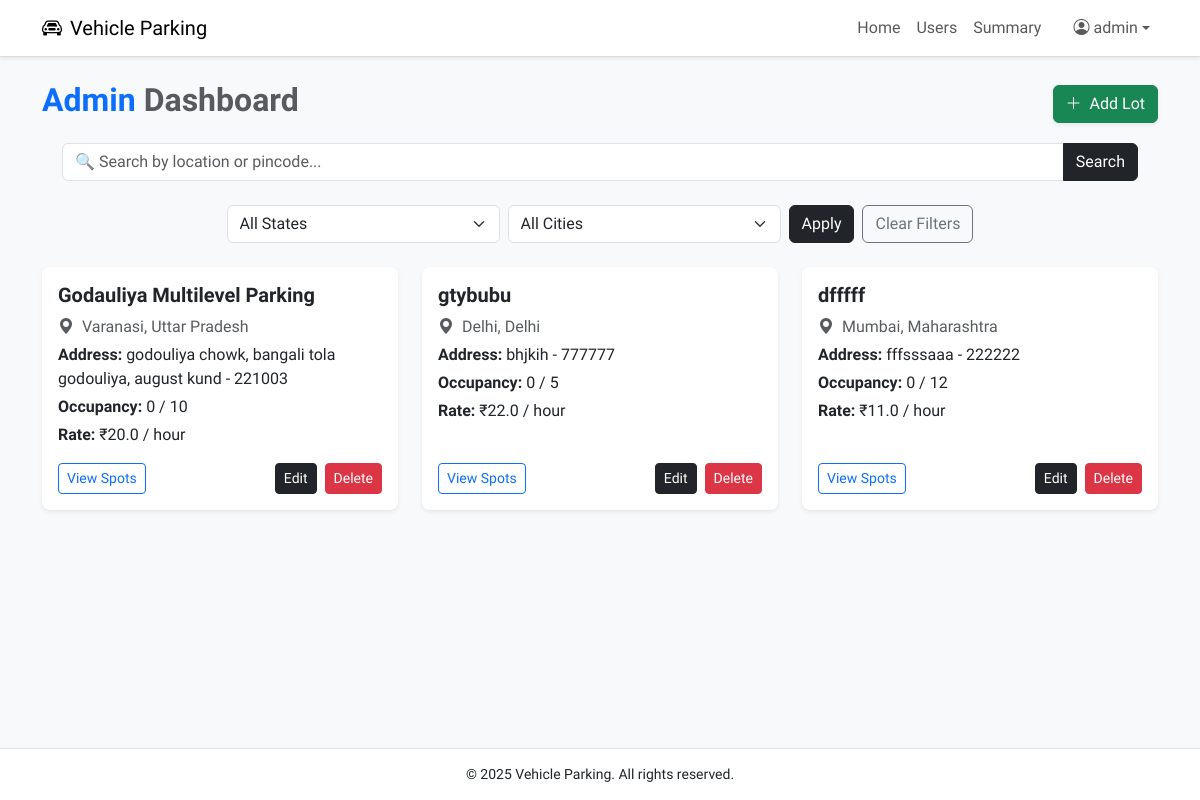
Before: /admin/dashboard (signed in) with the older database file.
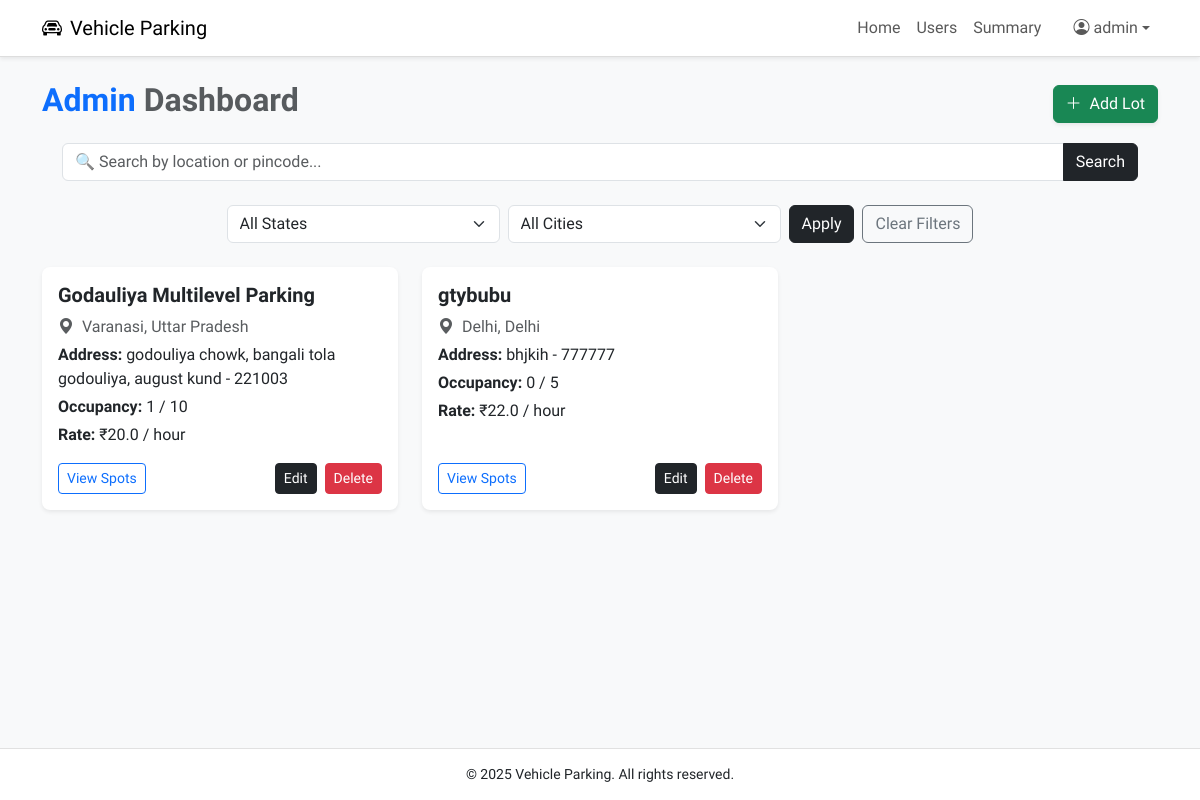
After: the same page with the newer database file.
### models.py (models this page shows, shortened)
class ParkingLot(db.Model):
    __tablename__ = 'parking_lot'
    id = db.Column(db.Integer, primary_key=True)
    city_id = db.Column(db.Integer, db.ForeignKey('city.id'), nullable=False)
    prime_location_name = db.Column(db.String(100), nullable=False)
    address = db.Column(db.String(200))
    pin_code = db.Column(db.String(10))
    price_per_hour = db.Column(db.Float, nullable=False)
    max_spots = db.Column(db.Integer, nullable=False)
    created_at = db.Column(db.DateTime, default=datetime.utcnow)
    spots = db.relationship('ParkingSpot', backref='lot', cascade='all, delete-orphan', lazy=True)
    def occupied_count(self):
        return sum(1 for spot in self.spots if spot.is_occupied)

class City(db.Model):
    __tablename__ = 'city'
    id = db.Column(db.Integer, primary_key=True)
    name = db.Column(db.String(100), nullable=False)
    state = db.Column(db.String(100), nullable=False)
    lots = db.relationship('ParkingLot', backref='city', cascade='all, delete-orphan', lazy=True)

class ParkingSpot(db.Model):
    __tablename__ = 'parking_spot'
    id = db.Column(db.Integer, primary_key=True)
    lot_id = db.Column(db.Integer, db.ForeignKey('parking_lot.id', ondelete='CASCADE'), nullable=False)
    status = db.Column(db.String(1), default='A')  # A = Available, O = Occupied
    created_at = db.Column(db.DateTime, default=datetime.utcnow)
    reservation = db.relationship('Reservation', backref='spot', uselist=False, cascade='all, delete-orphan')
    @property
    def is_occupied(self):
        return self.status == 'O'

### controllers/admin.py (the view, shortened to what this page needs)
@admin_bp.route('/dashboard')
@login_required
@admin_required
def dashboard():
    search = request.args.get('search', '').strip().lower()
    state = request.args.get('state', '').strip().lower()
    city = request.args.get('city', '').strip().lower()
    query = ParkingLot.query.join(City).filter(True)
    if state:
        query = query.filter(City.state.ilike(f"%{state}%"))
    if city:
        query = query.filter(City.name.ilike(f"%{city}%"))
    lots = query.all()
    states = [row[0] for row in db.session.query(City.state).distinct().all()]
    cities = [row[0] for row in db.session.query(City.name).distinct().all()]
    return render_template(
        'admin/dashboard.html',
        lots=lots,
        filters={
            'search': search,
            'state': state,
            'city': city
        },
        states=states,
        cities=cities
    )

### app.py (called while the page is built)
@login_manager.user_loader
def load_user(user_id):
    user_type = session.get('user_type')
    if user_type == 'user':
        return User.query.get(int(user_id))
    elif user_type == 'admin':
        return Admin.query.get(int(user_id))
    return None

### templates/admin/dashboard.html (shortened to what this page needs)
{% extends 'base.html' %}
{% block content %}
<div class="container py-4">
    <div class="d-flex justify-content-between align-items-center mb-4">
        <h2 class="fw-bold text-primary">Admin <span class="text-muted">Dashboard</span></h2>
        <a href="{{ url_for('admin.create_lot') }}" class="btn btn-success shadow-sm">
            <i class="bi bi-plus-lg me-1"></i> Add Lot
        </a>
    </div>
    <form method="get" class="mb-4">
        <div class="row g-2 align-items-center justify-content-center">
            <div class="row mb-3">
                <div class="col-12">
                    <div class="input-group">
                        <input type="text" name="search" class="form-control rounded-start" placeholder="🔍 Search by location or pincode..." value="{{ filters.search or '' }}">
                        <button type="submit" class="btn btn-dark rounded-end">Search</button>
                    </div>
                </div>
            </div>
            <div class="col-md-3">
                <select name="state" class="form-select">
                    <option value="">All States</option>
                </select>
            </div>
            <div class="col-md-3">
                <select name="city" class="form-select">
                    <option value="">All Cities</option>
                </select>
            </div>
            <div class="col-auto">
                <button type="submit" class="btn btn-dark">Apply</button>
            </div>
            <div class="col-auto">
                <a href="{{ url_for('admin.dashboard') }}" class="btn btn-outline-secondary">Clear Filters</a>
            </div>
        </div>
    </form>
    {% if lots %}
    <div class="row g-4">
        {% for lot in lots %}
        <div class="col-md-6 col-lg-4">
            <div class="card h-100 square-card shadow-sm border-0">
                <div class="card-body d-flex flex-column">
                    <h5 class="card-title fw-bold text-dark">{{ lot.prime_location_name }}</h5>
                    <p class="mb-1 text-muted">
                        <i class="bi bi-geo-alt-fill me-1"></i> {{ lot.city.name }}, {{ lot.city.state }}
                    </p>
                    <p class="mb-1">
                        <strong>Address:</strong> {{ lot.address }} - {{ lot.pin_code }}
                    </p>
                    <p class="mb-1">
                        <strong>Occupancy:</strong> {{ lot.occupied_count() }} / {{ lot.max_spots }}
                    </p>
                    <p class="mb-3">
                        <strong>Rate:</strong> ₹{{ lot.price_per_hour }} / hour
                    </p>
                    <div class="mt-auto d-flex justify-content-between">
                        <a href="{{ url_for('admin.view_lot', lot_id=lot.id) }}" class="btn btn-outline-primary btn-sm">
                            View Spots
                        </a>
                        <div class="d-flex">
                            <a href="{{ url_for('admin.edit_lot', lot_id=lot.id) }}" class="btn btn-dark btn-sm me-2">
                                Edit
                            </a>
                            <form action="{{ url_for('admin.delete_lot', lot_id=lot.id) }}" method="POST" onsubmit="return confirm('Are you sure you want to delete this lot?');">
                                <button type="submit" class="btn btn-danger btn-sm">
                                    Delete
                                </button>
                            </form>
                        </div>
                    </div>
                </div>
            </div>
        </div>
        {% endfor %}
    </div>
    {% else %}
    <div class="alert alert-info mt-4">No parking lots found. Start by adding one.</div>
    {% endif %}
</div>
{% endblock %}

Changed rows visible on the page:
removed ParkingLot: prime_location_name "dfffff", city.name "Mumbai", city.state "Maharashtra", address "fffsssaaa", pin_code "222222", occupied_count "0", max_spots "12", price_per_hour "11.0"
changed through a linked row, ParkingLot "Godauliya Multilevel Parking": occupied_count "0" → "1"
